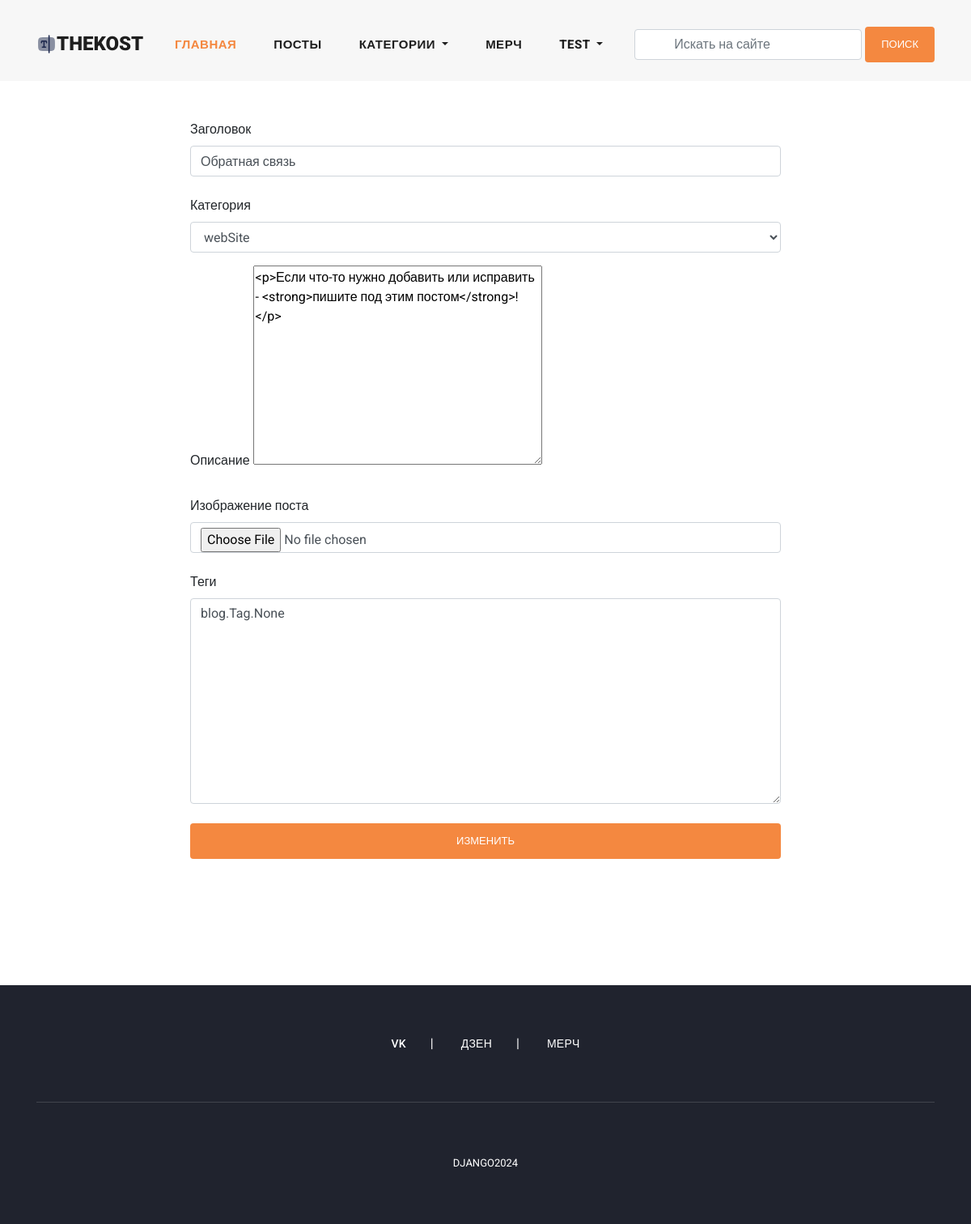
Page /update_blog/rrrp/ (signed in) on the committed database.
### user_profile/models.py (models this page shows, shortened)
class User(AbstractUser):
    email = models.EmailField(
        max_length=150,
        unique=True,
        error_messages={
            "unique": "Адрес электронной почты должен быть уникальным"
        }
    )
    profile_image = models.ImageField(
        null=True,
        blank=True,
        upload_to="profile_images"
    )
    followers = models.ManyToManyField("Follow")
    REQUIRED_FIELDS = ["email"]
    objects = CustomUserManager()

### blog/models.py (models this page shows, shortened)
class Blog(models.Model):
    user = models.ForeignKey(
        User,
        related_name='user_blogs',
        on_delete=models.CASCADE
    )
    category = models.ForeignKey(
        Category,
        related_name='category_blogs',
        on_delete=models.CASCADE
    )
    tags = models.ManyToManyField(
        Tag,
        related_name='tag_blogs',
        blank=True
    )
    likes = models.ManyToManyField(
        User,
        related_name='user_likes',
        blank=True
    )
    title = models.CharField(
        max_length=250
    )
    slug = models.SlugField(null=True, blank=True)
    banner = models.ImageField(upload_to='blog_banners')
    description = RichTextField()
    created_date = models.DateField(auto_now_add=True)

class Category(models.Model):
    title = models.CharField(max_length=150, unique=True)
    slug = models.SlugField(null=True, blank=True)
    created_date = models.DateField(auto_now_add=True)

### blog/views.py (the view, shortened to what this page needs)
# urls.py: path('update_blog/<str:slug>/', update_blog, name='update_blog'),
@login_required(login_url='login')
def update_blog(request, slug):
    blog = get_object_or_404(Blog, slug=slug)  # Получение объекта поста по слагу
    form = AddBlogForm(instance=blog)  # Создание формы для обновления поста с данными из объекта поста
    context = {
        "form": form,  # Передача формы в контекст шаблона
        "blog": blog  # Передача объекта поста в контекст шаблона
    }
    return render(request, 'blog/update_blog.html', context)  # Рендеринг шаблона страницы обновления поста

### blog/forms.py
class AddBlogForm(forms.ModelForm):
    description = RichTextField()
    class Meta:
        model = Blog
        fields = (
            "title",
            "category",
            "banner",
            "description"
        )

### blog/context_processors.py (called while the page is built)
def get_all_categories(request):
    categories = Category.objects.all()
    context = {
        "categories": categories
    }
    return context

### templates/blog/update_blog.html (shortened to what this page needs)
{% extends 'base/base.html' %}
{% load static %}
{% block content %}
    <section class="add-blog">
        <div class="container">
            <div class="row py-5 justify-content-center">
                <div class="col-md-8">
                    <form action="" method="POST" enctype="multipart/form-data">
                        <div class="form-group">
                            <label for="title">Заголовок</label>
                            <input class="form-control" type="text" name="title" value="{{ form.instance.title }}">
                            <p class="text-danger py-1">{{ form.instance.title.errors }}</p>
                        </div>
                        <div class="form-group">
                            <label for="title">Категория</label>
                            <select class="form-control" name="category" id="category_id">
                                {% for category in categories %}
                                    <option value="{{ category.id }}"
                                            {% if form.instance.category.pk == category.pk %}selected {% endif %}>{{ category.title }}</option>
                                {% endfor %}
                            </select>
                        </div>
                        <div class="form-group">
                            <label for="title">Описание</label>
                            {{ form.description|safe }}
                            <p class="text-danger py-1">{{ form.description.errors }}</p>
                        </div>
                        <div class="form-group">
                            <label for="title">Изображение поста</label>
                            <input class="form-control" value="{{ form.instance.banner.url }}" class="form-control"
                                   type="file" name="banner">
                            <p class="text-danger py-1">{{ form.instance.banner.errors }}</p>
                        </div>
                        <div class="form-group">
                            <label for="title">Теги</label>
                            <textarea class="form-control" name="tags" id="" cols="30" rows="10"
                                      placeholder="enter comma seprrated values">{{ form.instance.tags }}</textarea>
                            <p class="text-danger py-1">{{ form.instance.tags.errors }}</p>
                        </div>
                        <div class="form-group my-2">
                            <button type="submit" class="btn btn-primary btn-block">Изменить</button>
                        </div>
                    </form>
                </div>
            </div>
        </div>
    </section>
{% endblock content %}

### templates/base/header.html (shortened to what this page needs)
{% load static %}
<header class="">
    <nav class="navbar navbar-expand-lg">
        <div class="container">
            <a class="navbar-brand mx-auto my-auto" style="display: flex;" href="{% url 'home' %}">
                <img src="{% static 'images/logo.svg' %}" alt="">
                <h2>TheKost</h2>
            </a>
            <div class="collapse navbar-collapse" id="navbarResponsive">
                <ul class="navbar-nav ml-auto">
                    <li class="nav-item active">
                        <a class="nav-link" href="{% url 'home' %}">Главная
                        </a>
                    </li>
                    <li class="nav-item">
                        <a class="nav-link" href="{% url 'blogs' %}">Посты</a>
                    </li>
                    <li class="nav-item dropdown">
                        <a class="nav-link dropdown-toggle" href="#" id="navbarDropdown" role="button"
                           data-toggle="dropdown" aria-haspopup="true" aria-expanded="false">
                            Категории
                        </a>
                    </li>
                    <li class="nav-item">
                        <a class="nav-link" href="{% url 'shop' %}">Мерч</a>
                    </li>
                    {% if request.user.is_authenticated %}
                        <li class="nav-item dropdown">
                            <a class="nav-link dropdown-toggle" href="#" id="navbarDropdown" role="button"
                               data-toggle="dropdown" aria-haspopup="true" aria-expanded="false">
                                {{ request.user.username }}
                            </a>
                        </li>
                    {% else %}
                        <li class="nav-item">
                            <a class="nav-link" href="{% url 'login' %}">Войти</a>
                        </li>
                    {% endif %}
                </ul>
                <form class="form-inline d-flex flex-nowrap my-2 ml-auto search-form" action="{% url 'search_blogs' %}"
                      method="GET">
                    <input class="form-control px-5" name="search" type="text" placeholder="Искать на сайте" required>
                    <button class="btn btn-primary ml-1">Поиск</button>
                </form>
            </div>
        </div>
    </nav>
</header>

### assets/css/css-base.css (style rules this page uses)
body { font-family: 'Roboto', sans-serif; overflow-x: hidden; text-rendering: optimizeLegibility; -webkit-font-smoothing: antialiased; -moz-osx-font-smoothing: grayscale; }
p { margin-bottom: 0px; font-size: 15px; font-weight: 400; color: #7a7a7a; line-height: 30px; }
a { text-decoration: none !important; }
ul { padding: 0; margin: 0; list-style: none; }
h1, h2, h3, h4, h5, h6 { margin: 0px; }
header { z-index: 99999; width: 100%; height: 100px; background-color: #f7f7f7; -webkit-transition: all 0.3s ease-in-out 0s; -moz-transition: all 0.3s ease-in-out 0s; -o-transition: all 0.3s ease-in-out 0s; transition: all 0.3s ease-in-out 0s; }
header .navbar { padding: 25px 0px; }
.navbar .navbar-brand { float: left; margin-top: -12px; outline: none; }
.navbar .navbar-brand h2 { color: #1e1e1e; text-transform: uppercase; font-size: 24px; font-weight: 900; -webkit-transition: all .3s ease 0s; -moz-transition: all .3s ease 0s; -o-transition: all .3s ease 0s; transition: all .3s ease 0s; }
#navbarResponsive { z-index: 999; }
.navbar-collapse { text-align: center; }
.navbar .navbar-nav .nav-item { margin: 0px 15px; }
.navbar .navbar-nav a.nav-link { text-transform: capitalize; font-size: 15px; font-weight: 800; text-transform: uppercase; letter-spacing: 0.5px; color: #1e1e1e; transition: all 0.3s; }
.navbar .navbar-nav .nav-link:hover, .navbar .navbar-nav .active > .nav-link, .navbar .navbar-nav .nav-link.active, .navbar .navbar-nav .nav-link.show, .navbar .navbar-nav .show > .nav-link { color: #f48840; }

### assets/css/main.css (style rules this page uses)
.btn-primary { display: inline-block; background-color: #f48840; color: #fff; font-size: 13px; font-weight: 500; padding: 12px 20px; text-transform: uppercase; transition: all .3s; border: none; outline: none; }
input, textarea { text-transform: none !important; }

### rows in the picture
User: user.username "TEST"
Blog: title "Обратная связь", category "webSite", description "<p>Если что-то нужно добавить или исправить - <strong>пишите под этим постом</strong>!</p>", tags "blog.Tag.None"
